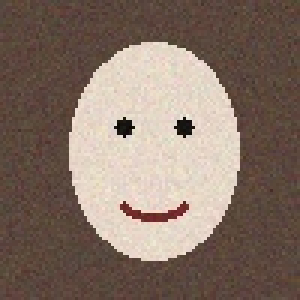
#> input picture tests/fixtures/vision/face_id/alice/1.jpg, 100 x 100 px (shown 3 times larger); its folder holds only this picture in this run
$ python -i face_id.py   (imports and definitions only)
#> lines starting #> are read from the running program, lines starting #| are printed output that depends on the picture
#> further down, picture is the input picture: shape (100, 100, 3); mean B, G, R 103.4, 115.1, 133.8
"""coco.perception.face_id — vision-003 人脸 ID 识别（LBPH + Histogram fallback）.

设计目标
========

- 在 face-tracker 输出 primary face crop 后再进一步 "是谁"：返回已注册 known_faces
  中匹配最高得分的 ``label`` 或 ``"unknown"``。
- 双 backend，启动期自动探测：

    * **LBPH backend** (``LBPHBackend``)：基于 ``cv2.face.LBPHFaceRecognizer_create()``，
      要求 opencv-contrib-python；准确率高，但 cp313 三平台 wheel 可用性需 Researcher
      验证（已知 macOS / Linux 部分情况下不可用）。confidence 越小越像，阈值默认 80。
    * **Histogram backend** (``HistogramBackend``)：纯 numpy + cv2 灰度直方图 baseline，
      不依赖 contrib，永远可用。chi-square distance；confidence ∈ [0, 1] 越大越像，阈值
      默认 0.6。
- 持久化 ``~/.cache/coco/face_id/``：``known_faces.json`` 存 metadata
  (id/name/sample_count/timestamps)，每个 user 的 numpy 特征单独 ``.npy``。
- atomic write + chmod 0o600（PII：人脸特征）。
- 默认 OFF：``COCO_FACE_ID`` 未设 → FaceTracker 不调 classifier，TrackedFace.name 始终 None。

向后兼容
========

- 不动 face_tracker 行为；FaceIDClassifier 由 FaceTracker 可选注入；
  注入后 ``TrackedFace.name`` 字段从 None 变成 ``Optional[str]``（默认 None 不破现有 code）。
- 不强制替换 opencv-python；Histogram fallback 永远可用。
"""

from __future__ import annotations

import json
import logging
import os
import sys
import threading
import time
from dataclasses import dataclass, field
from pathlib import Path
from typing import Any, Dict, List, Optional, Protocol, Tuple

import cv2
import numpy as np

log = logging.getLogger(__name__)


# ---------------------------------------------------------------------------
# dashboard-007: runtime config hot-reload (face_id_enabled 软开关)
# ---------------------------------------------------------------------------
# 模板复用自 coco/llm.py dashboard-005：每 30s 读 ~/.cache/coco/runtime_config.json，
# 找到 face_id_enabled 字段就调 classifier.set_enabled(...)，否则保持当前 enabled。
# 不重启 thread / 不重 init backend / 不动 store；纯软开关 + 入口 early return。
_RUNTIME_CONFIG_PATH = os.path.expanduser("~/.cache/coco/runtime_config.json")
_FACE_ID_RELOAD_INTERVAL_S = float(
    os.environ.get("COCO_CONFIG_RELOAD_INTERVAL_S", "30.0")
)
_last_face_id_check_ts: float = 0.0


# [38 lines left out: functions _load_runtime_config, _maybe_reload_face_id_runtime, not called in this run]


# ---------------------------------------------------------------------------
# 常量
# ---------------------------------------------------------------------------

CROP_SIZE = (100, 100)  # 统一灰度 crop 尺寸（spec 第 2 条）
HIST_BINS = 256
SCHEMA_VERSION = 1
DEFAULT_LBPH_THRESHOLD = 80.0  # 越小越像
DEFAULT_HIST_THRESHOLD = 0.4   # 越大越像（normalized similarity ∈ [0,1]）

UNKNOWN_LABEL = "unknown"


# ---------------------------------------------------------------------------
# Backend Protocol + 实现
# ---------------------------------------------------------------------------


class FaceIDBackend(Protocol):
    """两种 backend 共用接口。

    - ``fit(features, labels)``: 用 (features, labels) 训练；features 是 list of
      预处理后 100x100 灰度 ndarray，labels 是 int user_id（与 store 内部 id 对应）。
    - ``predict(feature)``: 输入单张预处理灰度 ndarray，返回 (label_id, raw_score)。
      raw_score 语义由 backend 决定，convert_to_confidence 统一归一化。
    - ``convert_to_confidence(raw)``: 转成"越大越像"的 confidence ∈ [0, 1]。
    - ``default_threshold()``: backend 默认 confidence 阈值（≥ threshold 视为 known）。
    - ``name``: "lbph" / "histogram"。
    """

    name: str

    def fit(self, features: List[np.ndarray], labels: List[int]) -> None: ...
    def predict(self, feature: np.ndarray) -> Tuple[int, float]: ...
    def convert_to_confidence(self, raw: float) -> float: ...
    def default_threshold(self) -> float: ...


def _to_gray_crop(image: np.ndarray) -> np.ndarray:
    """统一预处理：转灰度 + resize 到 ``CROP_SIZE`` + equalizeHist。

    输入：BGR / 灰度 / 任意尺寸。输出：uint8 100x100 灰度。
    """
    if image is None:
        raise ValueError("image is None")
    if image.ndim == 2:
        gray = image
    elif image.ndim == 3 and image.shape[2] == 3:
        gray = cv2.cvtColor(image, cv2.COLOR_BGR2GRAY)
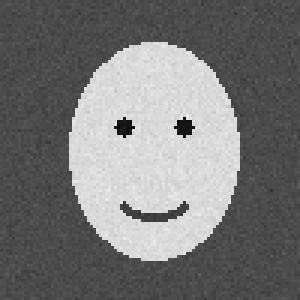
#> gray: shape (100, 100) (shown 3 times larger); min 9, max 239, mean 119.4
    elif image.ndim == 3 and image.shape[2] == 1:
        gray = image[:, :, 0]
    else:
        raise ValueError(f"unsupported image shape: {image.shape}")
    if gray.dtype != np.uint8:
        gray = gray.astype(np.uint8)
    gray = cv2.resize(gray, CROP_SIZE, interpolation=cv2.INTER_AREA)
    gray = cv2.equalizeHist(gray)
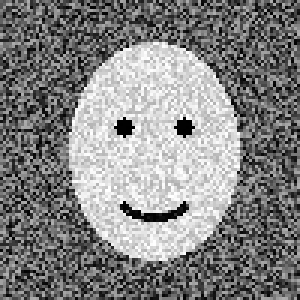
#> gray: shape (100, 100) (shown 3 times larger); min 0, max 255, mean 131.2
    return gray


class HistogramBackend:
    """灰度直方图 + chi-square distance baseline。

    特征：``cv2.calcHist`` 256-bin gray histogram，归一化（L1）。
    距离：chi-square = 0.5 * sum((a-b)^2 / (a+b+eps))；越小越像。
    confidence = exp(-chi2 * 4)，取 [0,1] 区间，越大越像。
    """

    name = "histogram"

    def __init__(self) -> None:
        self._features: List[np.ndarray] = []  # 每条 256-d float32
        self._labels: List[int] = []

    # [41 lines left out: functions _extract, fit, predict, convert_to_confidence, not called in this run]

    def default_threshold(self) -> float:
        return DEFAULT_HIST_THRESHOLD


class LBPHBackend:
    """OpenCV contrib LBPHFaceRecognizer（要求 opencv-contrib-python）。

    raw_score 是 cv2.face 输出的 distance（越小越像；典型 ≈ 0-100）。
    confidence = max(0, 1 - raw / 100)。
    """

    name = "lbph"

    # [26 lines left out: functions __init__, fit, predict, convert_to_confidence, not called in this run]

    def default_threshold(self) -> float:
        # 把 LBPH 默认 distance=80 转成 confidence ~ 0.2
        return max(0.0, min(1.0, 1.0 - DEFAULT_LBPH_THRESHOLD / 100.0))


# [24 lines left out: function select_backend, not called in this run]


# ---------------------------------------------------------------------------
# Store
# ---------------------------------------------------------------------------


@dataclass
class FaceRecord:
    """单个 user 的注册档案。

    - ``user_id`` 内部数字 id（与 backend label 一致）
    - ``name`` 对外显示名（如 "alice"）
    - ``feature_files`` 持久化文件相对名（'1.npy'）；运行期 features 由 store 缓存到内存
    - ``sample_count`` 本 user 累计 enroll 帧数
    """

    user_id: int
    name: str
    feature_files: List[str]
    sample_count: int
    created_at: float
    updated_at: float

    # [56 lines left out: functions to_dict, from_dict, default_store_path, _atomic_write_bytes, not called in this run]


class FaceIDStore:
    """持久化 known_faces.json + per-user .npy。

    线程安全：RLock 保护内存状态。
    fail-soft：load 时 schema_version 不匹配 / corrupt → 返空。
    """

    # [158 lines left out: functions __init__, load, save, add, remove, reset, not called in this run]

    # ----- accessors -----
    def all_records(self) -> Dict[int, FaceRecord]:
        with self._lock:
            return dict(self._records)

    # [15 lines left out: functions all_features, name_for, not called in this run]


# ---------------------------------------------------------------------------
# Classifier
# ---------------------------------------------------------------------------


@dataclass(frozen=True)
class FaceIDConfig:
    enabled: bool = False
    path: str = ""  # 空 → default_store_path()
    # L1 fix: None 表示 "未显式设置 threshold，由 backend.default_threshold() 决定"。
    # 这样切换 backend (LBPH ↔ Histogram) 不会被一个不匹配的硬编码默认值卡死。
    confidence_threshold: Optional[float] = None
    backend: str = "auto"


# [37 lines left out: functions _bool_env, config_from_env, not called in this run]


def face_id_enabled_from_env(env: Optional[Dict[str, str]] = None) -> bool:
    e = env if env is not None else dict(os.environ)
    return _bool_env(e, "COCO_FACE_ID", False)


class FaceIDClassifier:
    """组合 backend + store 的对外门面。

    用法：
        clf = FaceIDClassifier()           # 默认 store + auto backend
        clf.enroll("alice", [crop1, crop2, crop3])
        name, conf = clf.identify(face_crop)
        # name 为 None 表示 unknown / 低置信
    """

    # [17 lines left out: function __init__, not called in this run]

    def set_enabled(self, value: bool) -> None:
        """dashboard-007: hot-reload 调；切 self.enabled，不影响 store / backend。"""
        self.enabled = bool(value)

    @property
    def backend_name(self) -> str:
        return self.backend.name

    # [47 lines left out: functions _fit_from_store, enroll, identify, reset, not called in this run]


__all__ = [
    "CROP_SIZE",
    "DEFAULT_HIST_THRESHOLD",
    "DEFAULT_LBPH_THRESHOLD",
    "FaceIDBackend",
    "FaceIDClassifier",
    "FaceIDConfig",
    "FaceIDStore",
    "FaceRecord",
    "HistogramBackend",
    "LBPHBackend",
    "SCHEMA_VERSION",
    "UNKNOWN_LABEL",
    "config_from_env",
    "default_store_path",
    "face_id_enabled_from_env",
    "select_backend",
]

>>> import cv2
>>> picture = cv2.imread('../../tests/fixtures/vision/face_id/alice/1.jpg')
>>> result = _to_gray_crop(picture)

$ run again, on tests/fixtures/vision/face_id/alice/2.jpg
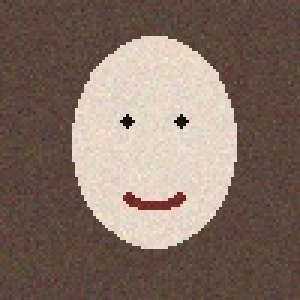
#> input picture tests/fixtures/vision/face_id/alice/2.jpg, 100 x 100 px (shown 3 times larger)
#> picture is the input picture: shape (100, 100, 3); mean B, G, R 100.9, 112.6, 131.2
#> in _to_gray_crop, `gray = cv2.cvtColor(image, cv2.COLOR_BGR2GRAY)`:
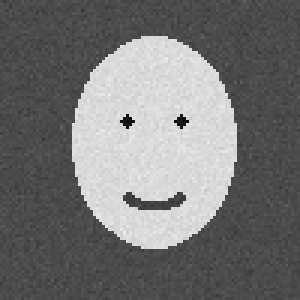
#> gray: shape (100, 100) (shown 3 times larger); min 9, max 239, mean 116.8
#> in _to_gray_crop, `gray = cv2.equalizeHist(gray)`:
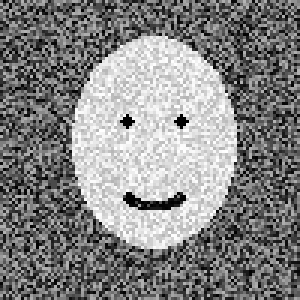
#> gray: shape (100, 100) (shown 3 times larger); min 0, max 255, mean 131.3

$ run again, on tests/fixtures/vision/face_id/alice/3.jpg
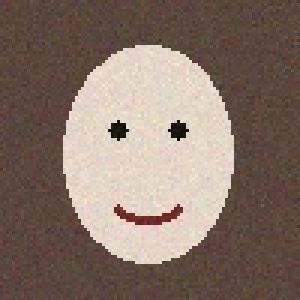
#> input picture tests/fixtures/vision/face_id/alice/3.jpg, 100 x 100 px (shown 3 times larger)
#> picture is the input picture: shape (100, 100, 3); mean B, G, R 103.4, 115.1, 133.6
#> in _to_gray_crop, `gray = cv2.cvtColor(image, cv2.COLOR_BGR2GRAY)`:
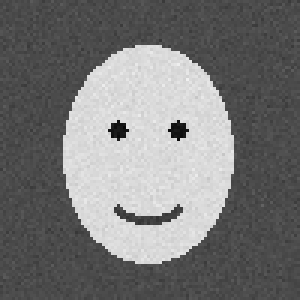
#> gray: shape (100, 100) (shown 3 times larger); min 7, max 240, mean 119.3
#> in _to_gray_crop, `gray = cv2.equalizeHist(gray)`:
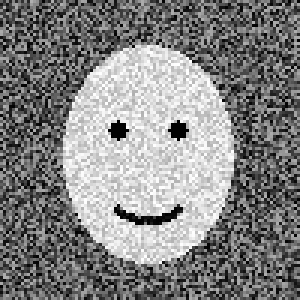
#> gray: shape (100, 100) (shown 3 times larger); min 0, max 255, mean 131.2

$ run again, on tests/fixtures/vision/face_id/alice/4.jpg
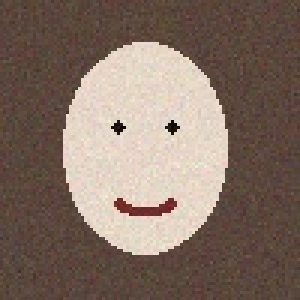
#> input picture tests/fixtures/vision/face_id/alice/4.jpg, 100 x 100 px (shown 3 times larger)
#> picture is the input picture: shape (100, 100, 3); mean B, G, R 100.9, 112.4, 131.3
#> in _to_gray_crop, `gray = cv2.cvtColor(image, cv2.COLOR_BGR2GRAY)`:
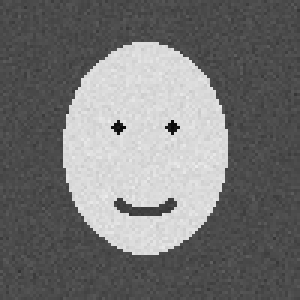
#> gray: shape (100, 100) (shown 3 times larger); min 9, max 237, mean 116.7
#> in _to_gray_crop, `gray = cv2.equalizeHist(gray)`:
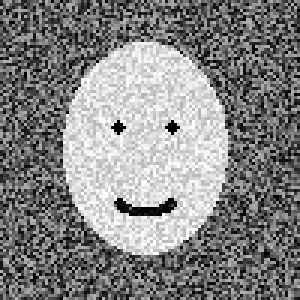
#> gray: shape (100, 100) (shown 3 times larger); min 0, max 255, mean 131.3
